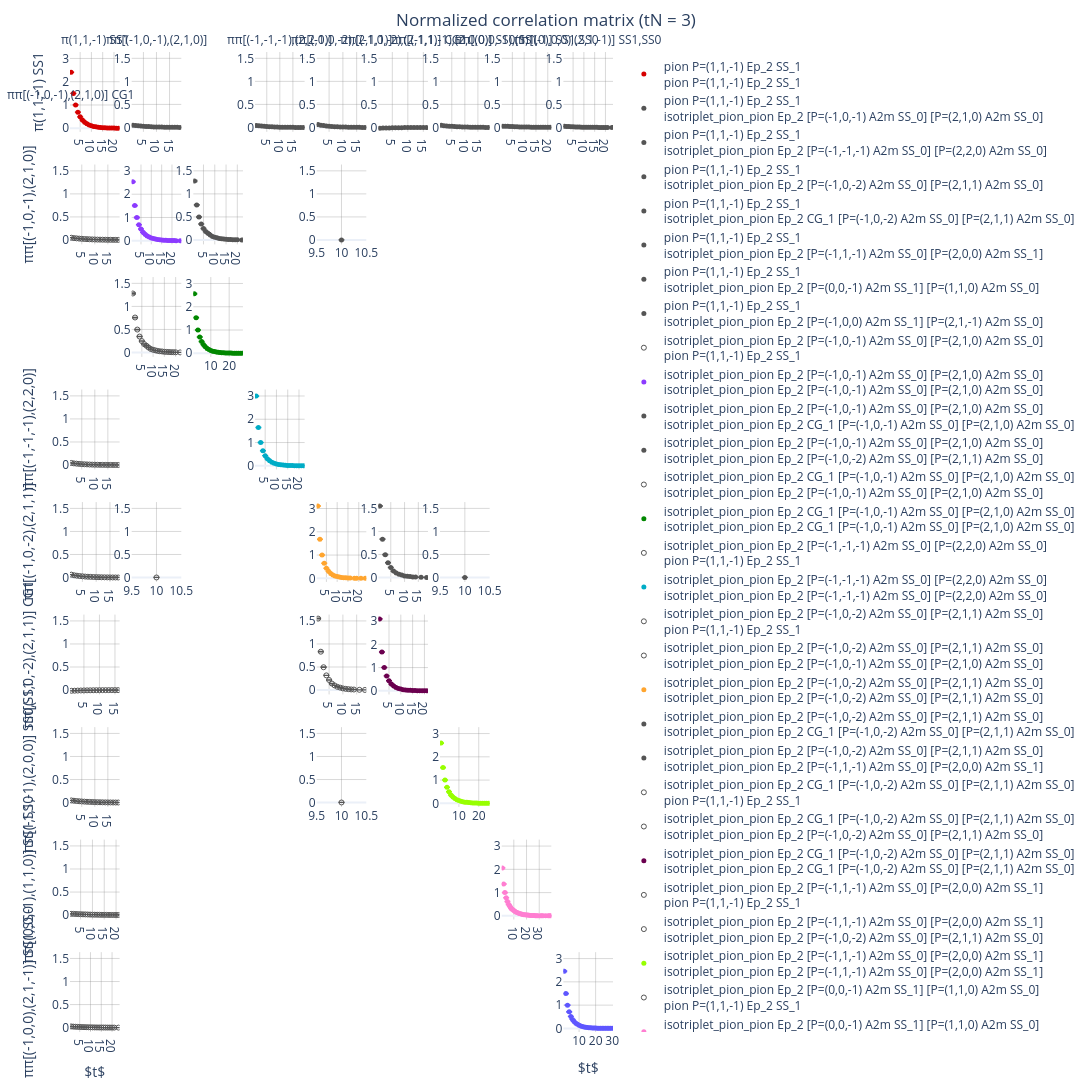

The cell this chart's notebook holds for it:
### Markdown cell above
The grid: cell $(i, j)$ is $C_{ij}(t)$ (here normalized at $t_N=3$). Diagonal and
off-diagonal cells get separate y ranges, as in Sigmond; `diag_range=` / `offdiag_range=`
fix them. Hollow points came from the flipped direction.

### Code cell
show(MP.plot_grid(what="normalized", norm_time=3, figsize=(17, 14)))
